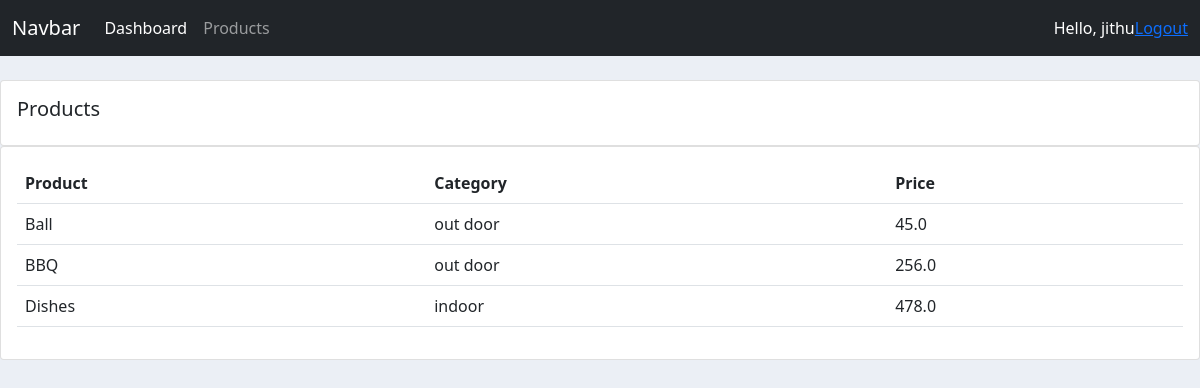
/product/ (signed in), run on the app's committed database.
### cms/models.py (models this page shows, shortened)
class Product(models.Model):
    CATEGORY = (
        ('indoor', 'indoor'),
        ('out door', 'out door'),
        ('winter', 'winter')
    )
    name = models.CharField(max_length=100, null=True)
    price = models.FloatField(null=True)
    category = models.CharField(max_length=100, null=True, choices=CATEGORY)
    description = models.CharField(max_length=100, null=True, blank=True)
    date_created = models.DateTimeField(auto_now_add=True, null=True)
    tag = models.ManyToManyField(Tag)

### cms/decorators.py (the view)
        def wrapper_func(request, *args, **kwargs):
            group = None
            if request.user.groups.exists():
                group = request.user.groups.all()[0].name
            if group in allowed_roles:
                return view_func(request, *args, **kwargs)
            else:
                return HttpResponse('you are not authorise to view this page')
            return view_func(request, *args, **kwargs)

### cms/views.py (called while the page is built)
@login_required(login_url='login')
@allowed_users(allowed_roles=['admin'])
def product(request):
    products = Product.objects.all()
    return render(request, 'cms/product.html', {'products': products})

### cms/templates/cms/product.html
{% extends "cms/main.html" %}
{% block content %}
<br>
		<div class="row">
			<div class="col-md">
				<div class="card card-body">
					<h5>Products</h5>
				</div>
				<div class="card card-body">
					<table class="table">
						<tr>
							<th>Product</th>
							<th>Category</th>
							<th>Price</th>
						</tr>
						{% for i in products %}
						<tr>
							<td>{{i.name}}</td>
							<td>{{i.category}}</td>
							<td>{{i.price}}</td>
						</tr>
						{% endfor %}
					</table>
				</div>
			</div>
		</div>
{% endblock %}

### cms/templates/cms/navbar.html (shortened to what this page needs)
<nav class="navbar navbar-expand-lg navbar-dark bg-dark">
    <div class="container-fluid">
      <a class="navbar-brand" href="#">Navbar</a>
      <div class="collapse navbar-collapse" id="navbarNav">
        <ul class="navbar-nav">
          {% if request.user.is_staff %}
          <li class="nav-item">
            <a class="nav-link active" aria-current="page" href="#">Dashboard</a>
          </li>
          <li class="nav-item">
            <a class="nav-link" href="{% url 'product' %}">Products</a>
          </li>
          {% else %}
          <li class="nav-item">
            <a class="nav-link" href="{% url 'settings' %}">Settings</a>
          </li>
          {% endif %}
        </ul>
      </div>
      <span class="text-white">Hello,  {{request.user}}</span>
      <span><a href="{% url 'logout' %}">Logout</a></span>
    </div>
  </nav>

### cms/static/css/main.css (style rules this page uses)
body { background-color: #ebeff5; }

### data on the page
Product: name "Ball", category "out door", price "45.0"
Product: name "BBQ", category "out door", price "256.0"
Product: name "Dishes", category "indoor", price "478.0"

### other printed values
{{ request.user }} "jithu"
